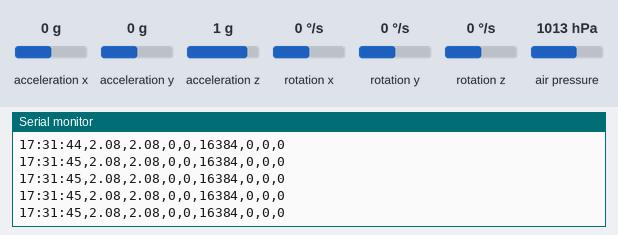
A sketch run on a simulated Arduino Uno, built with avr-gcc and run on an emulated ATmega328P. Shown: the last lines printed to the serial monitor. Inputs (shaded band) come from the test bench; at power-on: acceleration x 0 g, acceleration y 0 g, acceleration z 1 g, air pressure 1013 hPa, rotation x 0 °/s, rotation y 0 °/s, rotation z 0 °/s. The local clock reads 2024-03-15 10:24:30 at power-on unless the sketch sets it; storage starts empty.

Above: at 1.2 s.
1.3 s: acceleration x set to 0.8 g
At 1.42 s:
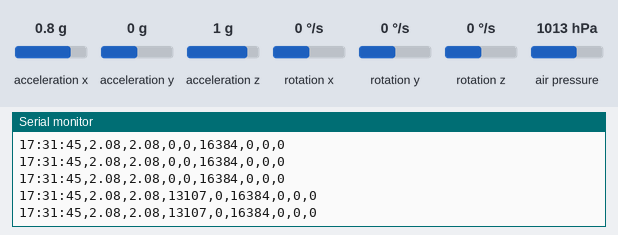
4.3 s: acceleration y set to 0.8 g
At 4.42 s:
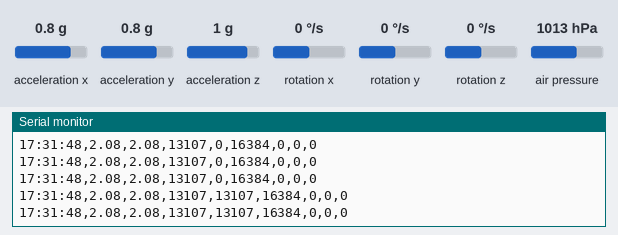
7.3 s: acceleration z set to -1.4 g
At 7.3 s:
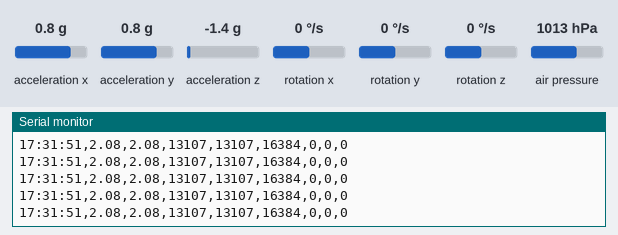
10.3 s: air pressure set to 1048 hPa
At 10.44 s:
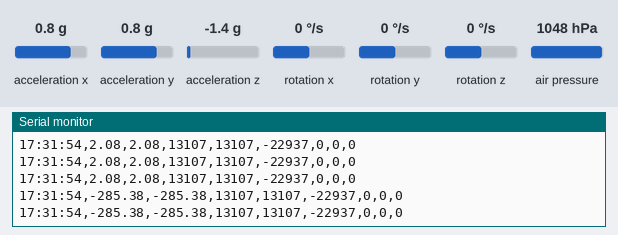
13.3 s: rotation x set to -192 °/s
At 13.46 s:
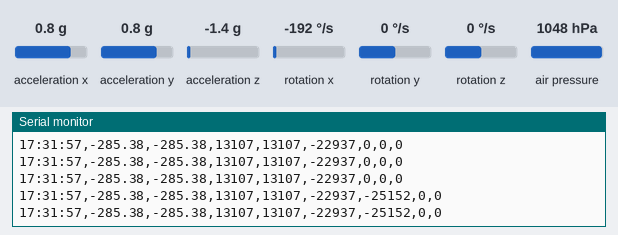
16.3 s: rotation y set to 100 °/s
At 16.43 s:
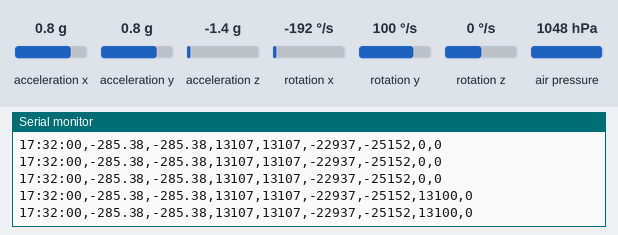
Timing chart, 0 to 19.3 s (numbered marks = the images above; inputs shaded):
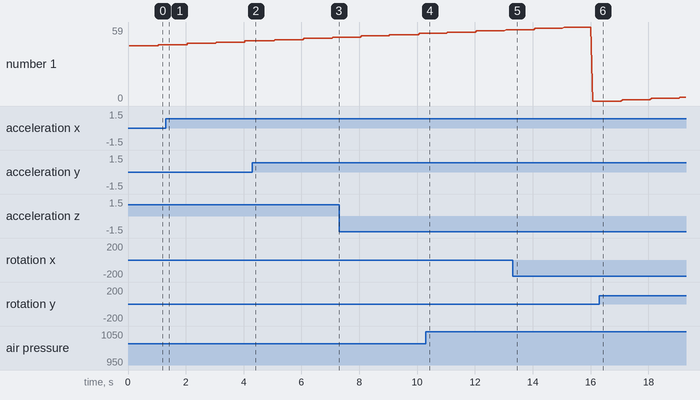

The sketch:

Logger.ino
```cpp
#include <SPI.h>
#include <SD.h>
#include "RTClib.h"
#include "I2Cdev.h"
#include "MPU6050.h"
#include <Adafruit_BMP085.h>

const int baudRate = 9600;
const int chipSelect = 10;

int16_t ax, ay, az;
int16_t gx, gy, gz;

RTC_DS1307 rtc;
MPU6050 accelgyro;
Adafruit_BMP085 bmp;

String data = "";
void setup() {
  Serial.begin(baudRate);
  Wire.begin();

  // Initializing BMP085
  if (!bmp.begin()){
   Serial.println("Could not initialize BMP085");
  }

  // Initializing MPU6050
  accelgyro.initialize();
  accelgyro.setI2CBypassEnabled(true);

  // Initializing RTC
  rtc.adjust(DateTime(F(__DATE__),1,0,0));

  if (!rtc.begin()){
    Serial.println("RTC ERROR");
    // add some sort of led for status
  }

  // Initializing SD Card
  if (!SD.begin(chipSelect)){
    Serial.println("SD Card Error");
    // add some sort of led for status
  }
  File dataLogger = SD.open("Log.csv", FILE_WRITE);
  data += "Time,Altitude,Corrected Altitude,Accel X,Accel Y,Accel Z,Gryo X,Gyro Y,Gyro Z";
  dataLogger.println(data);
  dataLogger.close();
}

void loop() {
  data = "";
  File dataLogger = SD.open("Log.csv", FILE_WRITE);
  DateTime RTC_Time = rtc.now();

  // RTC Time
  data += (String)RTC_Time.timestamp(DateTime::TIMESTAMP_TIME) + ",";

  // bmp data
  data += (String)bmp.readAltitude() + ",";
  data += (String)bmp.readAltitude(101325) + ",";


  // read raw accel/gyro measurements from device
  accelgyro.getMotion6(&ax, &ay, &az, &gx, &gy, &gz);

    data += (String)ax + ",";
    data += (String)ay + ",";
    data += (String)az + ",";
    data += (String)gx + ",";
    data += (String)gy + ",";
    data += (String)gz;

  if (dataLogger){
    Serial.println(data);
    dataLogger.println(data);
    dataLogger.close();
  }
}
```

Measured:
- after the input at 1.3 s, the serial monitor: prints a new line after 0.06 s (image 1)
- after the input at 4.3 s, the serial monitor: prints a new line after 0.05 s (image 2)
- after the input at 10.3 s, the serial monitor: prints a new line after 0.07 s (image 4)
- after the input at 13.3 s, the serial monitor: prints a new line after 0.09 s (image 5)
- after the input at 16.3 s, the serial monitor: prints a new line after 0.06 s (image 6)
